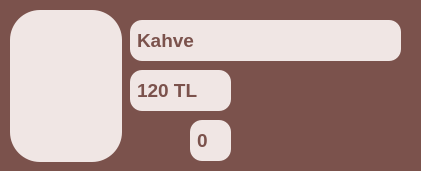
          <widget class="QGroupBox" name="gb_kahve">
           <property name="minimumSize">
            <size>
             <width>421</width>
             <height>171</height>
            </size>
           </property>
           <property name="maximumSize">
            <size>
             <width>421</width>
             <height>171</height>
            </size>
           </property>
           <property name="styleSheet">
            <string notr="true">QGroupBox {
    background-color:  #7b524c;
    color: #7b524c;
    border-radius: 12px;
    font-size: 14pt;
    padding: 5px;
}</string>
           </property>
           <property name="title">
            <string>GroupBox</string>
           </property>
           <widget class="QLineEdit" name="le_urun_adi_kahve_market">
            <property name="enabled">
             <bool>false</bool>
            </property>
            <property name="geometry">
             <rect>
              <x>130</x>
              <y>20</y>
              <width>271</width>
              <height>41</height>
             </rect>
            </property>
            <property name="font">
             <font>
              <pointsize>14</pointsize>
              <weight>75</weight>
              <bold>true</bold>
             </font>
            </property>
            <property name="styleSheet">
             <string notr="true">QLineEdit {
    background-color: #f0e6e4;
    color: #7b524c;
    border-radius: 12px;
    font-size: 14pt;
    padding: 5px;
	bond;
}</string>
            </property>
            <property name="text">
             <string>Kahve</string>
            </property>
           </widget>
           <widget class="QLineEdit" name="le_urun_fiyati_kahve_market">
            <property name="enabled">
             <bool>false</bool>
            </property>
            <property name="geometry">
             <rect>
              <x>130</x>
              <y>70</y>
              <width>101</width>
              <height>41</height>
             </rect>
            </property>
            <property name="font">
             <font>
              <pointsize>14</pointsize>
              <weight>75</weight>
              <bold>true</bold>
             </font>
            </property>
            <property name="styleSheet">
             <string notr="true">QLineEdit {
    background-color: #f0e6e4;
    color: #7b524c;
    border-radius: 12px;
    font-size: 14pt;
    padding: 5px;
	bond;
}</string>
            </property>
            <property name="text">
             <string>120 TL</string>
            </property>
           </widget>
           <widget class="QPushButton" name="btn_urun_adedi_eksiltme_kahve_market">
            <property name="geometry">
             <rect>
              <x>130</x>
              <y>120</y>
              <width>51</width>
              <height>41</height>
             </rect>
            </property>
            <property name="styleSheet">
             <string notr="true">QPushButton {
    background-color: rgba(0, 0, 0, 0);
    border: none;
}</string>
            </property>
            <property name="text">
             <string/>
            </property>
            <property name="icon">
             <iconset>
              <normaloff>icon/minus.png</normaloff>icon/minus.png</iconset>
            </property>
            <property name="iconSize">
             <size>
              <width>40</width>
              <height>40</height>
             </size>
            </property>
           </widget>
           <widget class="QPushButton" name="btn_urun_adedi_arttirma_kahve_market">
            <property name="geometry">
             <rect>
              <x>240</x>
              <y>120</y>
              <width>51</width>
              <height>41</height>
             </rect>
            </property>
            <property name="styleSheet">
             <string notr="true">QPushButton {
    background-color: rgba(0, 0, 0, 0);
    border: none;
}</string>
            </property>
            <property name="text">
             <string/>
            </property>
            <property name="icon">
             <iconset>
              <normaloff>icon/add.png</normaloff>icon/add.png</iconset>
            </property>
            <property name="iconSize">
             <size>
              <width>40</width>
              <height>40</height>
             </size>
            </property>
           </widget>
           <widget class="QLineEdit" name="le_urun_adedi_kahve_market">
            <property name="enabled">
             <bool>false</bool>
            </property>
            <property name="geometry">
             <rect>
              <x>190</x>
              <y>120</y>
              <width>41</width>
              <height>41</height>
             </rect>
            </property>
            <property name="font">
             <font>
              <pointsize>14</pointsize>
              <weight>75</weight>
              <bold>true</bold>
             </font>
            </property>
            <property name="styleSheet">
             <string notr="true">QLineEdit {
    background-color: #f0e6e4;
    color: #7b524c;
    border-radius: 12px;
    font-size: 14pt;
    padding: 5px;
	bond;
}</string>
            </property>
            <property name="text">
             <string>0</string>
            </property>
           </widget>
           <widget class="QPushButton" name="btn_urun_arka_plani_kahve_market">
            <property name="enabled">
             <bool>false</bool>
            </property>
            <property name="geometry">
             <rect>
              <x>10</x>
              <y>10</y>
              <width>112</width>
              <height>152</height>
             </rect>
            </property>
            <property name="minimumSize">
             <size>
              <width>0</width>
              <height>0</height>
             </size>
            </property>
            <property name="maximumSize">
             <size>
              <width>100000</width>
              <height>1000000</height>
             </size>
            </property>
            <property name="palette">
             <palette>
              <active>
               <colorrole role="WindowText">
                <brush brushstyle="SolidPattern">
                 <color alpha="255">
                  <red>252</red>
                  <green>237</green>
                  <blue>214</blue>
                 </color>
                </brush>
               </colorrole>
               <colorrole role="Button">
                <brush brushstyle="SolidPattern">
                 <color alpha="255">
                  <red>240</red>
                  <green>230</green>
                  <blue>228</blue>
                 </color>
                </brush>
               </colorrole>
               <colorrole role="Text">
                <brush brushstyle="SolidPattern">
                 <color alpha="255">
                  <red>252</red>
                  <green>237</green>
                  <blue>214</blue>
                 </color>
                </brush>
               </colorrole>
               <colorrole role="ButtonText">
                <brush brushstyle="SolidPattern">
                 <color alpha="255">
                  <red>252</red>
                  <green>237</green>
                  <blue>214</blue>
                 </color>
                </brush>
               </colorrole>
               <colorrole role="Base">
                <brush brushstyle="SolidPattern">
                 <color alpha="255">
                  <red>240</red>
                  <green>230</green>
                  <blue>228</blue>
                 </color>
                </brush>
               </colorrole>
               <colorrole role="Window">
                <brush brushstyle="SolidPattern">
                 <color alpha="255">
                  <red>240</red>
                  <green>230</green>
                  <blue>228</blue>
                 </color>
                </brush>
               </colorrole>
              </active>
              <inactive>
               <colorrole role="WindowText">
                <brush brushstyle="SolidPattern">
                 <color alpha="255">
                  <red>252</red>
                  <green>237</green>
                  <blue>214</blue>
                 </color>
                </brush>
               </colorrole>
               <colorrole role="Button">
                <brush brushstyle="SolidPattern">
                 <color alpha="255">
                  <red>240</red>
                  <green>230</green>
                  <blue>228</blue>
                 </color>
                </brush>
               </colorrole>
               <colorrole role="Text">
                <brush brushstyle="SolidPattern">
                 <color alpha="255">
                  <red>252</red>
                  <green>237</green>
                  <blue>214</blue>
                 </color>
                </brush>
               </colorrole>
               <colorrole role="ButtonText">
                <brush brushstyle="SolidPattern">
                 <color alpha="255">
                  <red>252</red>
                  <green>237</green>
                  <blue>214</blue>
                 </color>
                </brush>
               </colorrole>
               <colorrole role="Base">
                <brush brushstyle="SolidPattern">
                 <color alpha="255">
                  <red>240</red>
                  <green>230</green>
                  <blue>228</blue>
                 </color>
                </brush>
               </colorrole>
               <colorrole role="Window">
                <brush brushstyle="SolidPattern">
                 <color alpha="255">
                  <red>240</red>
                  <green>230</green>
                  <blue>228</blue>
                 </color>
                </brush>
               </colorrole>
              </inactive>
              <disabled>
               <colorrole role="WindowText">
                <brush brushstyle="SolidPattern">
                 <color alpha="255">
                  <red>252</red>
                  <green>237</green>
                  <blue>214</blue>
                 </color>
                </brush>
               </colorrole>
               <colorrole role="Button">
                <brush brushstyle="SolidPattern">
                 <color alpha="255">
                  <red>240</red>
                  <green>230</green>
                  <blue>228</blue>
                 </color>
                </brush>
               </colorrole>
               <colorrole role="Text">
                <brush brushstyle="SolidPattern">
                 <color alpha="255">
                  <red>252</red>
                  <green>237</green>
                  <blue>214</blue>
                 </color>
                </brush>
               </colorrole>
               <colorrole role="ButtonText">
                <brush brushstyle="SolidPattern">
                 <color alpha="255">
                  <red>252</red>
                  <green>237</green>
                  <blue>214</blue>
                 </color>
                </brush>
               </colorrole>
               <colorrole role="Base">
                <brush brushstyle="SolidPattern">
                 <color alpha="255">
                  <red>240</red>
                  <green>230</green>
                  <blue>228</blue>
                 </color>
                </brush>
               </colorrole>
               <colorrole role="Window">
                <brush brushstyle="SolidPattern">
                 <color alpha="255">
                  <red>240</red>
                  <green>230</green>
                  <blue>228</blue>
                 </color>
                </brush>
               </colorrole>
              </disabled>
             </palette>
            </property>
            <property name="font">
             <font>
              <family>Arial Black</family>
              <pointsize>16</pointsize>
              <weight>75</weight>
              <bold>true</bold>
             </font>
            </property>
            <property name="cursor">
             <cursorShape>ArrowCursor</cursorShape>
            </property>
            <property name="contextMenuPolicy">
             <enum>Qt::DefaultContextMenu</enum>
            </property>
            <property name="styleSheet">
             <string notr="true">QPushButton {
    background-color: #f0e6e4;
    border-radius: 30px;

}

</string>
            </property>
            <property name="text">
             <string/>
            </property>
           </widget>
           <widget class="QLabel" name="lb_urun_icon_kahve_market">
            <property name="geometry">
             <rect>
              <x>6</x>
              <y>20</y>
              <width>121</width>
              <height>131</height>
             </rect>
            </property>
            <property name="styleSheet">
             <string notr="true">QLbel{
background-color: #f0e6e4;

}

</string>
            </property>
            <property name="text">
             <string/>
            </property>
            <property name="pixmap">
             <pixmap>icon/coffee-cup.png</pixmap>
            </property>
            <property name="scaledContents">
             <bool>true</bool>
            </property>
           </widget>
          </widget>
